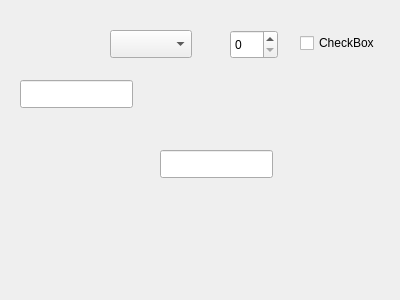
<?xml version="1.0" encoding="UTF-8"?>
<ui version="4.0">
 <class>Dialog</class>
 <widget class="QDialog" name="Dialog">
  <property name="geometry">
   <rect>
    <x>0</x>
    <y>0</y>
    <width>400</width>
    <height>300</height>
   </rect>
  </property>
  <property name="windowTitle">
   <string>Dialog</string>
  </property>
  <widget class="QComboBox" name="comboBoxRoomType">
   <property name="geometry">
    <rect>
     <x>110</x>
     <y>30</y>
     <width>82</width>
     <height>28</height>
    </rect>
   </property>
  </widget>
  <widget class="QSpinBox" name="doubleSpinBoxPrice">
   <property name="geometry">
    <rect>
     <x>230</x>
     <y>30</y>
     <width>48</width>
     <height>29</height>
    </rect>
   </property>
  </widget>
  <widget class="QCheckBox" name="checkBoxAvailable">
   <property name="geometry">
    <rect>
     <x>300</x>
     <y>30</y>
     <width>93</width>
     <height>26</height>
    </rect>
   </property>
   <property name="text">
    <string>CheckBox</string>
   </property>
  </widget>
  <widget class="QLineEdit" name="lineEditRoomNumber">
   <property name="geometry">
    <rect>
     <x>20</x>
     <y>80</y>
     <width>113</width>
     <height>28</height>
    </rect>
   </property>
  </widget>
  <widget class="QLineEdit" name="lineEditGuestName">
   <property name="geometry">
    <rect>
     <x>160</x>
     <y>150</y>
     <width>113</width>
     <height>28</height>
    </rect>
   </property>
  </widget>
 </widget>
 <resources/>
 <connections/>
</ui>
